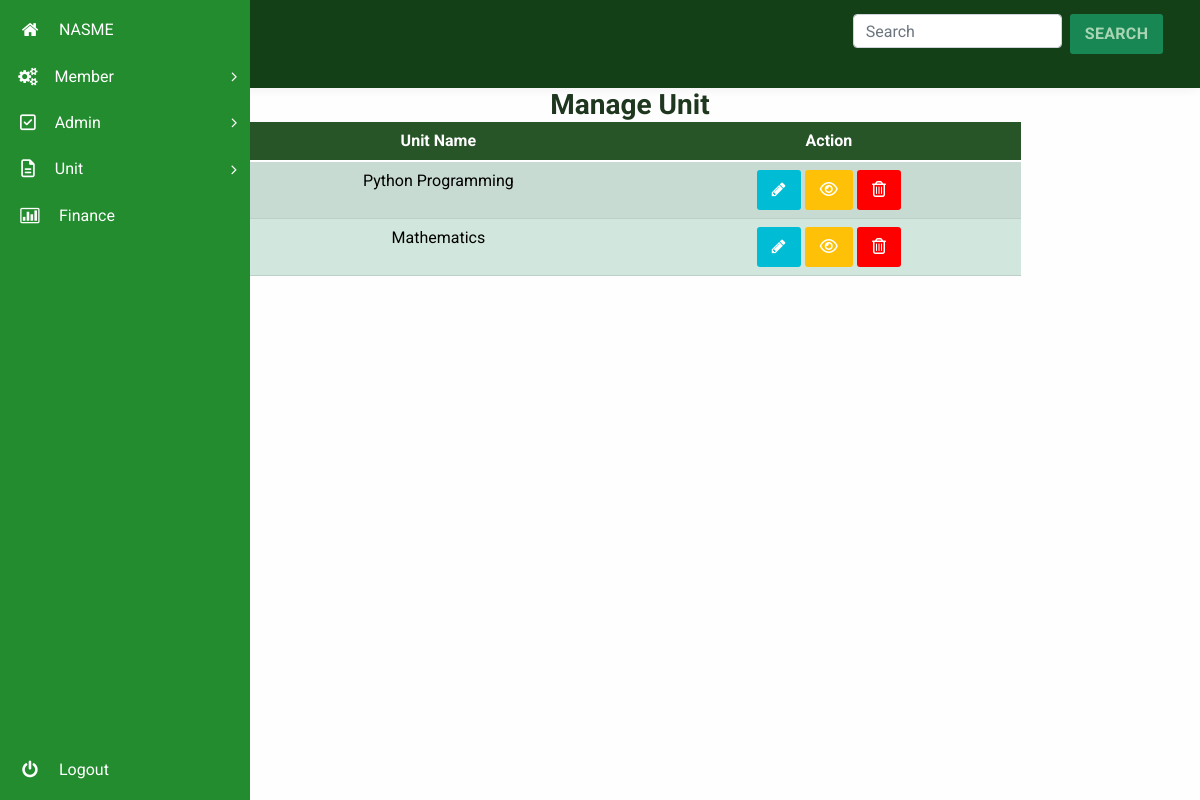
The app's page /admin/manage_units (signed in), older data.
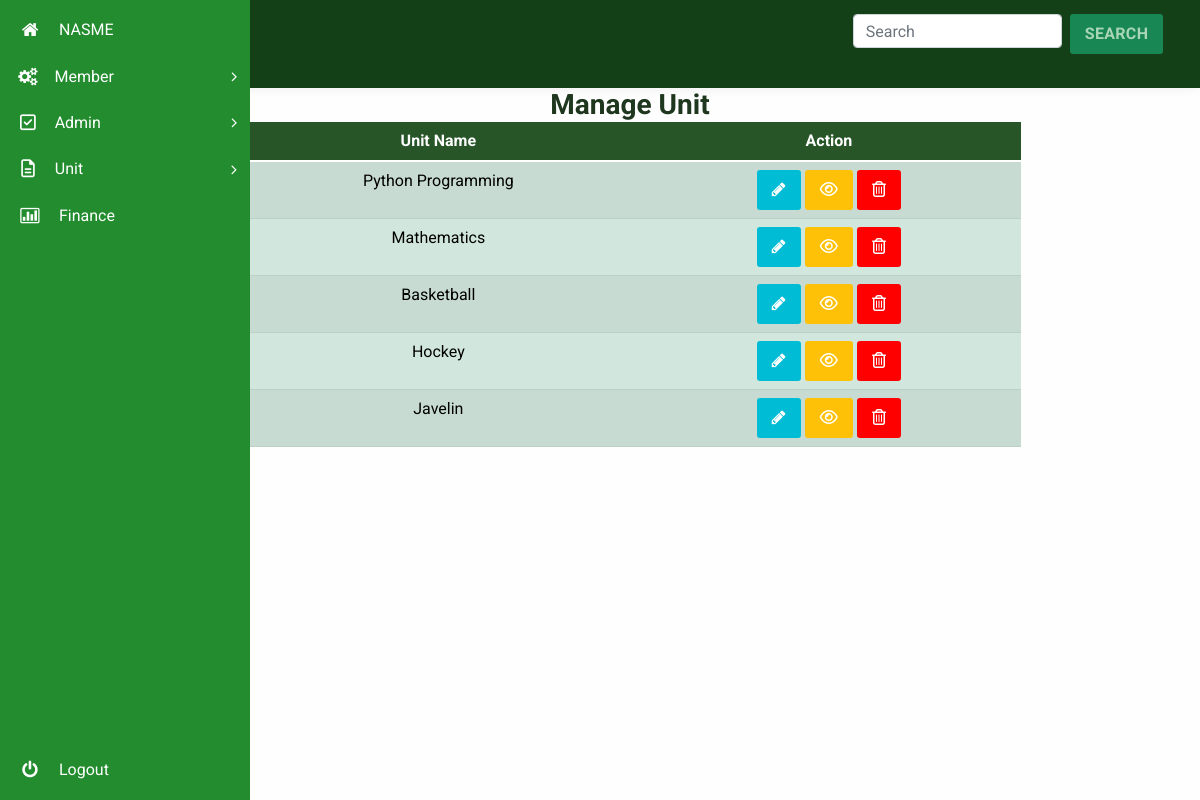
The same page, newer data.
### membership/models.py (models this page shows, shortened)
class Unit(db.Model):
  id = db.Column(db.Integer, primary_key=True)
  name = db.Column(db.String(50), unique=True, nullable=False)
  date_created = db.Column(db.DateTime, nullable=False,default=datetime.utcnow)
  fees_amount = db.Column(db.String(),nullable=False,default="0")

### membership/routes.py (the view)
@app.route("/admin/manage_units")
@admin_role_required
@login_required
def manage_units():
  page = request.args.get('page', 1, type=int)
  units= Unit.query.paginate(page=page, per_page=5)
  return render_template("manage-units.html", title="Units Management", units=units)

### membership/models.py (called while the page is built)
@login_manager.user_loader
def load_user(user_id):
    return User.query.get(int(user_id))

  @property
  def is_superadmin(self):
      return self._is_superadmin

### membership/routes.py (called while the page is built)
def admin_role_required(func):
    @wraps(func)
    def decorated_view(*args, **kwargs):
        if not current_user.role == "ADMIN":
            abort(403)
        return func(*args, **kwargs)
    return decorated_view

### membership/templates/manage-units.html (shortened to what this page needs)
{% extends "dashboard_layout.html" %}
{% block content %}
		<div class="container agile-tables">
			<h3 style="text-align: center; color:rgb(31, 55, 31); font-weight:bold;" class="aka">Manage Unit</h3>
			<div class="w3l-table-info table-responsive">
				<table id="tuble" style="text-align: center;" class="table table-success table-striped table-hover ">
					<thead>
					  <tr>
						<th>Unit Name</th>
						<th>Action</th>
					  </tr>
					</thead>
					<tbody>
						{% for unit in units.items %}
						<tr>
							<td>{{unit.name}}</td>
							<td><a role="button" class="btn btn-primary" href="{{ url_for('edit_unit', unit_id=unit.id) }}"><i class="fa fa-pencil" aria-hidden="true"></i></a>
								<a href=" {{ url_for('manage_unit_members', unit_id=unit.id) }}" type="button" class="btn btn-warning"><i class="fa fa-eye" aria-hidden="true"></i></a>
								<a type="button" class="btn btn-danger" style="background: red;" data-toggle="modal" id="{{unit.id}}" dataName="{{unit.name}}" data-target="#deletemodal"  onclick="deleteFunction(this)"><i class="fa fa-trash-o" aria-hidden="true"></i></a>
							</td>
						</tr>
						  {% endfor %}
					</tbody>
				  </table>
				  {% for page_num in units.iter_pages(left_edge=1, right_edge=1, left_current=1, right_current=2) %}
				  {% if page_num %}
					{% if units.page == page_num %}
					  <a class="btn btn-success mb-5"  href="{{ url_for('manage_units', page=page_num) }}">{{ page_num }}</a>
					{% else %}
					  <a class="btn btn-success mb-5" href="{{ url_for('manage_units', page=page_num) }}">{{ page_num }}</a>
					{% endif %}
				  {% else %}
					...
				  {% endif %}
				{% endfor %}
			  </div>
			</div>
{% endblock content %}

### membership/templates/dashboard_layout.html (shortened to what this page needs)
<!DOCTYPE html>
<head>
<link rel="stylesheet" href="{{ url_for('static', filename='css/bootstrap.css') }}">
<link href="https://cdn.jsdelivr.net/npm/bootstrap@5.0.2/dist/css/bootstrap.min.css" rel="stylesheet">
<link rel="stylesheet" type='text/css' href="{{ url_for('static', filename='css/style.css') }}">
<link rel="stylesheet" type='text/css' href="{{ url_for('static', filename='css/font.css') }}">
<link rel="stylesheet" type='text/css' href="{{ url_for('static', filename='css/font-awesome.css') }}">
<link rel="stylesheet" type='text/css' href="{{ url_for('static', filename='css/morris.css') }}">
</head>
<body>
    <body class="dashboard-page">
  <nav class="main-menu ">
    <ul>
      <li>
        <a href="{{ url_for('dashboard') }}">
          <i class="fa fa-home nav_icon"></i>
          <span class="nav-text">
          NASME
          </span>
        </a>
      </li>
      <li class="has-subnav">
        <a href="javascript:;">
        <i class="fa fa-cogs" aria-hidden="true"></i>
        <span class="nav-text">
          Member
        </span>
        <i class="icon-angle-right"></i>
        </a>
      </li>
      {% if current_user.is_superadmin %}
        <li class="has-subnav">
          <a href="javascript:;">
          <i class="fa fa-check-square-o nav_icon"></i>
          <span class="nav-text">
          Admin
          </span>
          <i class="icon-angle-right"></i>
          </a>
        </li>
      {% endif %}
      <li class="has-subnav">
        <a href="javascript:;">
          <i class="fa fa-file-text-o nav_icon"></i>
            <span class="nav-text">Unit</span>
          <i class="icon-angle-right"></i>
        </a>
      </li>
      <li>
        <a href="finance.html" target="_blank">
          <i class="fa fa-bar-chart nav_icon"></i>
          <span class="nav-text">
            Finance
          </span>
        </a>
      </li>
    </ul>
    <ul class="logout">
      <li>
      <a href="{{ url_for('logout') }}">
      <i class="icon-off nav-icon"></i>
      <span class="nav-text">
      Logout
      </span>
      </a>
      </li>
    </ul>
  </nav>
  <section class="wrapper scrollable">
    <nav class="user-menu">
    </nav>
    <section class="title-bar">
      <div class="ric" >
        <nav class="navbar navbar-expand-lg navbar-light bg-" >
          <div class="container-fluid">
            <a class="navbar-brand" id="greeny"><img src="{{ url_for('static', filename='images/NASME.png')}}" alt="" width="60px" /></a>
            <form  method="POST" action="{{url_for('search_members')}}" class="d-flex">
            <input id="" name="search_query" class="form-control me-2" type="text" placeholder="Search" aria-label="Search">
            <button class="btn btn-success" type="submit" style="color: #A8D6B4;">Search</button>
            </form>
          </div>
          </nav>
      </div>
    </section>
    {% block content %}{% endblock %}
    <br>
    <br>
    </section>
</body>

Row changes from the older to the newer data that the page shows:
added Unit: name "Basketball"
added Unit: name "Hockey"
added Unit: name "Javelin"
